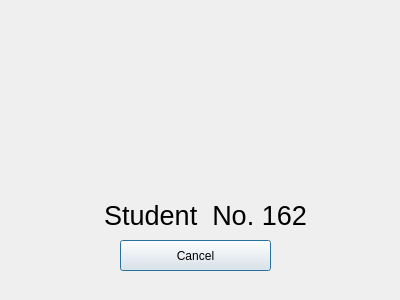
<?xml version="1.0" encoding="UTF-8"?>
<ui version="4.0">
 <class>About</class>
 <widget class="QDialog" name="About">
  <property name="geometry">
   <rect>
    <x>0</x>
    <y>0</y>
    <width>400</width>
    <height>300</height>
   </rect>
  </property>
  <property name="windowTitle">
   <string>About</string>
  </property>
  <widget class="QPushButton" name="pushButton">
   <property name="geometry">
    <rect>
     <x>120</x>
     <y>240</y>
     <width>151</width>
     <height>31</height>
    </rect>
   </property>
   <property name="text">
    <string>Cancel</string>
   </property>
  </widget>
  <widget class="QLabel" name="label">
   <property name="geometry">
    <rect>
     <x>100</x>
     <y>200</y>
     <width>211</width>
     <height>31</height>
    </rect>
   </property>
   <property name="font">
    <font>
     <pointsize>20</pointsize>
    </font>
   </property>
   <property name="text">
    <string>Student  No. 162</string>
   </property>
   <property name="alignment">
    <set>Qt::AlignCenter</set>
   </property>
  </widget>
 </widget>
 <resources/>
 <connections/>
</ui>
